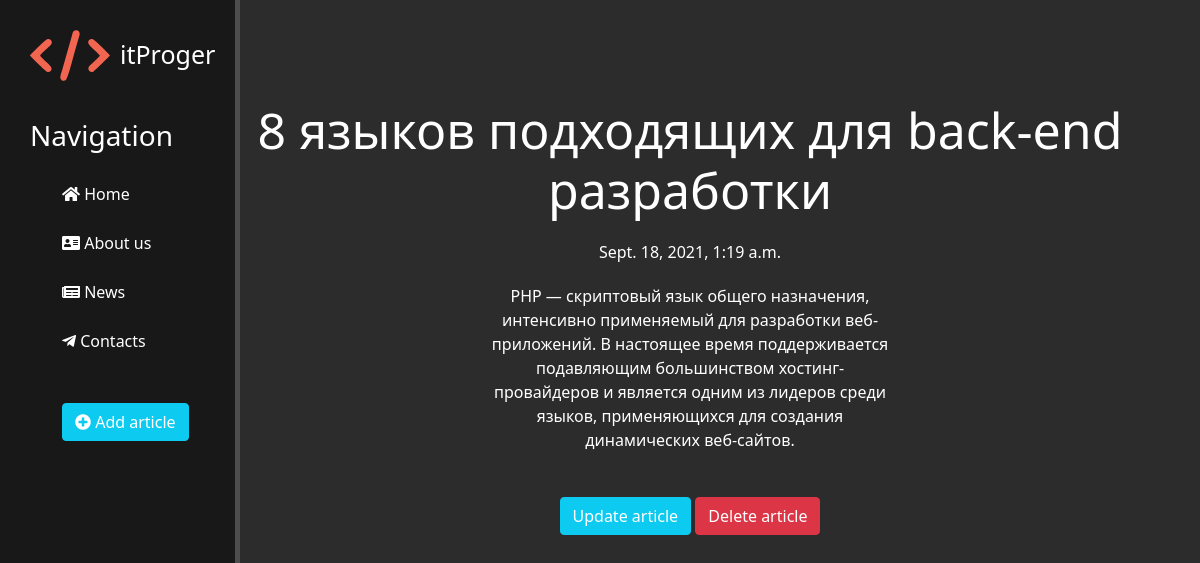
/news/5, run on the app's committed database.
### news/models.py (models this page shows, shortened)
class Article(models.Model):
    title = models.CharField('title', max_length=50)
    anons = models.CharField('anons', max_length=250)
    full_text = models.TextField('article')
    date = models.DateTimeField('pub_date')

### news/views.py (the view)
# urls.py: path('<int:pk>', NewsDetailView.as_view(), name='news-detail'),
class NewsDetailView(DetailView):
    model = Article
    template_name = 'news/news_detail.html'
    context_object_name = 'article'

### news/templates/news/news_detail.html (shortened to what this page needs)
{% extends 'main/layout.html' %}
{% block content %}
   <div class="features">
       <h1>{{ article.title }}</h1>
       <p>{{ article.date }}</p>
       <p>{{ article.full_text }}</p>
       <a href="{% url 'news-update' article.id %}" class="btn btn-info" >Update article</a>
       <a href="{% url 'news-delete' article.id %}" class="btn btn-danger" >Delete article</a>
   </div>
{% endblock %}

### main/static/main/css/main.css (style rules this page uses)
body { background: #2c2c2c }
main .features { float: left; color: #fff; margin-top: 100px; text-align: center; width: 75%; }
main .features h1 { font-size: 50px; }
main .features p { max-width: 400px; margin: 20px auto }
.btn-info { color: #fff; margin-top: 20px; }
.btn-info { margin-top: 25px; }
.btn-danger { margin-top: 25px; }

### data on the page
Article: title "8 языков подходящих для back-end разработки", date "Sept. 18, 2021, 1:19 a.m.", full_text "PHP — скриптовый язык общего назначения, интенсивно применяемый для разработки веб-приложений. В настоящее время поддерживается подавляющим большинством хостинг-провайдеров и является одним из лидеров среди языков, применяющихся для создания динамических веб-сайтов."
